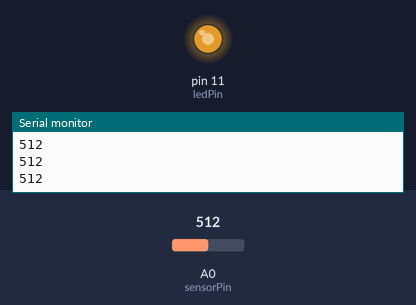
A sketch run on a simulated Arduino Uno, built with avr-gcc and run on an emulated ATmega328P. On the bench: output pins drawn as LEDs (lit = HIGH), the last lines printed to the serial monitor. The test bench sets the inputs (shaded band); at power-on: A0 (sensorPin) = 512.

Above: at 1.2 s.
1.3 s: A0 (sensorPin) set to 716
At 2.5 s:
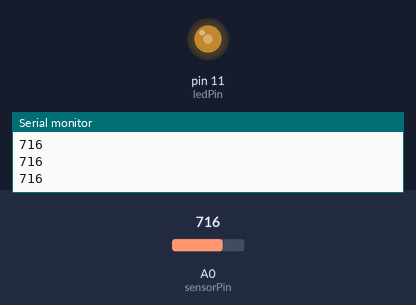
2.8 s: A0 (sensorPin) set to 900
At 4.0 s:
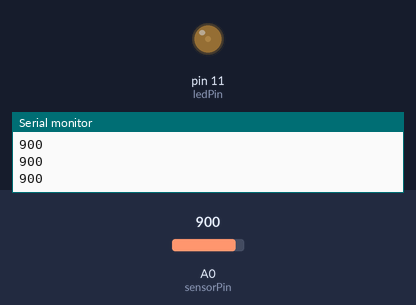
4.3 s: A0 (sensorPin) set to 0
At 5.3 s:
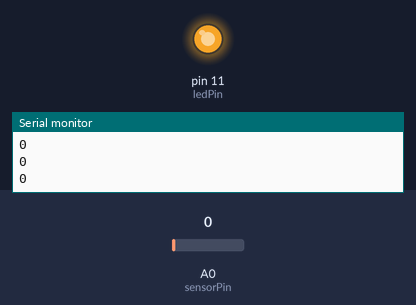
Timing chart, 0 to 7.3 s (numbered marks = the images above; inputs shaded):
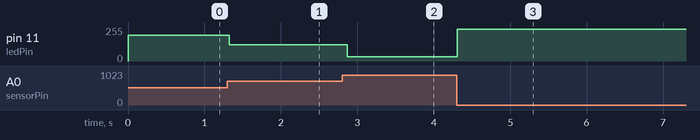

Measured:
- after the input at 1.3 s, pin 11 (ledPin): 192/255 → 121/255 at once
- after the input at 2.8 s, pin 11 (ledPin): 121/255 → 33/255 after 0.07 s
- after the input at 4.3 s, pin 11 (ledPin): 33/255 → 238/255 at once

The sketch:

Sound_sensor_test.ino
```cpp
int sensorPin= 0;
int ledPin =11;
void setup() {
  // put your setup code here, to run once:
  pinMode(ledPin,OUTPUT);
  Serial.begin(9600);
}

void loop() {
  // put your main code here, to run repeatedly:
  int value = analogRead(sensorPin);
  int intensity= map(value,20,300,0,255);

  analogWrite(ledPin,intensity);
  delay(10);
  Serial.println(value);
  delay(100);
}
```
